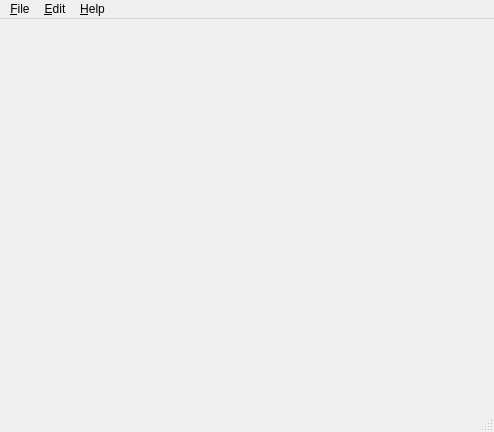
<?xml version="1.0" encoding="UTF-8"?>
<ui version="4.0">
 <class>MainWindow</class>
 <widget class="QMainWindow" name="MainWindow">
  <property name="geometry">
   <rect>
    <x>0</x>
    <y>0</y>
    <width>494</width>
    <height>432</height>
   </rect>
  </property>
  <property name="windowTitle">
   <string>MainWindow</string>
  </property>
  <widget class="QWidget" name="centralwidget"/>
  <widget class="QMenuBar" name="menubar">
   <property name="geometry">
    <rect>
     <x>0</x>
     <y>0</y>
     <width>494</width>
     <height>30</height>
    </rect>
   </property>
   <widget class="QMenu" name="menu_File">
    <property name="title">
     <string>&amp;File</string>
    </property>
    <addaction name="action_Exit"/>
   </widget>
   <widget class="QMenu" name="menuView">
    <property name="title">
     <string>&amp;Edit</string>
    </property>
    <addaction name="actionPlot_range"/>
   </widget>
   <widget class="QMenu" name="menuHelp">
    <property name="title">
     <string>&amp;Help</string>
    </property>
    <addaction name="action_About"/>
   </widget>
   <addaction name="menu_File"/>
   <addaction name="menuView"/>
   <addaction name="menuHelp"/>
  </widget>
  <widget class="QStatusBar" name="statusbar"/>
  <action name="action_About">
   <property name="text">
    <string>&amp;About</string>
   </property>
  </action>
  <action name="action_Exit">
   <property name="text">
    <string>&amp;Exit</string>
   </property>
  </action>
  <action name="actionPlot_range">
   <property name="text">
    <string>&amp;Plot range</string>
   </property>
  </action>
 </widget>
 <resources/>
 <connections/>
</ui>
